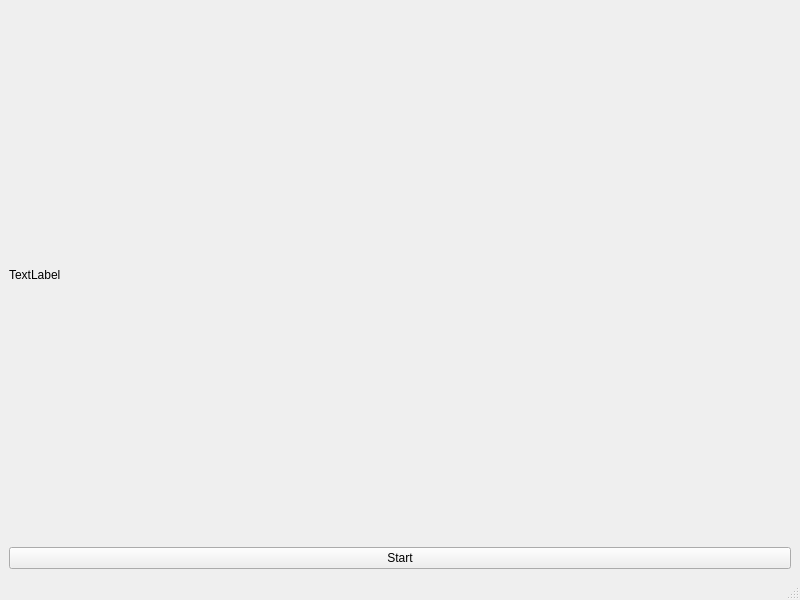
<?xml version="1.0" encoding="UTF-8"?>
<ui version="4.0">
 <class>MainWindow</class>
 <widget class="QMainWindow" name="MainWindow">
  <property name="geometry">
   <rect>
    <x>0</x>
    <y>0</y>
    <width>800</width>
    <height>600</height>
   </rect>
  </property>
  <property name="windowTitle">
   <string>MainWindow</string>
  </property>
  <widget class="QWidget" name="centralwidget">
   <layout class="QVBoxLayout" name="verticalLayout">
    <item>
     <widget class="QLabel" name="label">
      <property name="text">
       <string>TextLabel</string>
      </property>
     </widget>
    </item>
    <item>
     <widget class="QPushButton" name="pushButton">
      <property name="text">
       <string>Start</string>
      </property>
     </widget>
    </item>
   </layout>
  </widget>
  <widget class="QMenuBar" name="menubar">
   <property name="geometry">
    <rect>
     <x>0</x>
     <y>0</y>
     <width>800</width>
     <height>21</height>
    </rect>
   </property>
  </widget>
  <widget class="QStatusBar" name="statusbar"/>
 </widget>
 <resources/>
 <connections/>
</ui>
